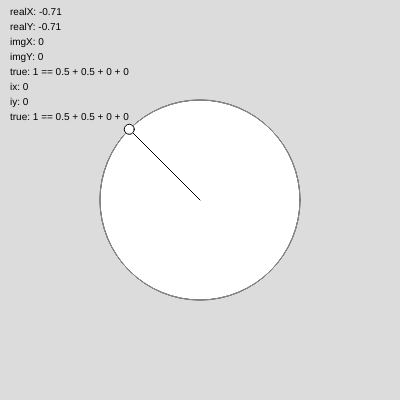
Frame 1 (no input)
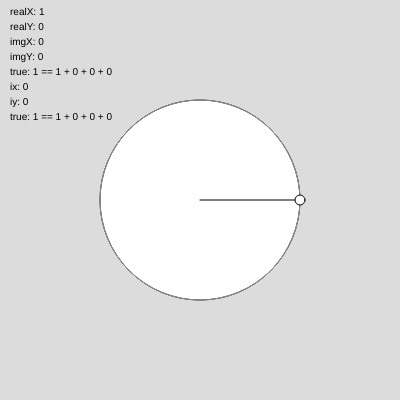
Frame 2 (the mouse pressed at the canvas centre, redrawn once)

The p5.js sketch that drew these frames (run headless with seeded random() and noise() and a simulated clock; the mouse was pressed at the canvas centre and the sketch redrawn once):

// p5.js sketch
// ── sketch.js
let cDiameter = 200;
let cRadius = cDiameter / 2;
let cx;
let cy;

let ixSlider;
let iySlider;
let ixLabel;
let iyLabel;

let canvas;

// i = 1 / sqrt(3)

function compareFloatVector(a, b, epsilon=0.00001) {
  if(a.length !== b.length) return false
  for(let i=0; i<a.length; i++) {
    if(Math.abs(a[i] - b[i]) > epsilon) return false
  }
  return true
}

function compareFloat(a, b, epsilon=0.00001) {
  if(Math.abs(a - b) > epsilon) {
    return false
  }
  return true
}

function magnitudeComplex([alpha, beta]) {
  return sqrt(sq(alpha.re) + sq(beta.re) + sq(alpha.im) + sq(beta.im))
}

function setup() {
  canvas = createCanvas(400, 400);
  canvas.mouseMoved(canvas_mouseMovedHandler);

  cx = width / 2;
  cy = height / 2;

  ixLabel = createSpan("ix:");
  ixSlider = createSlider(-1, 1, 0, 0.01);
  iyLabel = createSpan("iy:");
  iySlider = createSlider(-1, 1, 0, 0.01);

  ixSlider.elt.oninput = ixSlider_onInputHandler;
  iySlider.elt.oninput = iySlider_onInputHandler;
}

ixSlider_onInputHandler = function () {
  // ixLabel.elt.textContent =`ix (${ixSlider.value().toFixed(2)}):`;
  loop();
}

iySlider_onInputHandler = function () {
  // iyLabel.elt.textContent =`iy (${iySlider.value().toFixed(2)}):`;
  loop();
}

canvas_mouseMovedHandler = function () {
  loop();
}

function draw() {
  background(220);

  translate(cx, cy);

  // Theta //////////////////////////
  let theta = atan2(mouseY - cx, mouseX - cy);

  // Slider values //////////////////
  let [ix, iy] = [ixSlider.value(), iySlider.value()]

  // Assemble complex vector
  const imaginaryMagnitude = sqrt(sq(ix)+sq(iy))
  const realMagnitude2 = 1-imaginaryMagnitude // I think this is true, given some consideration
  // some things that are true
  // if iM (imaginary magnitude) is 0, rM (real magnitude) is 1
  // if iM is 1, rM is 0
  // because our quantum states must be on the unit circle, total magnitude (of real plus imaginary parts) is always 1
  // iM = sqrt(sq(ix)+sq(iy))
  // rM = sqrt(sq(rx)+sq(ry))
  // M = sqrt(sq(rx)+sq(ix)+sq(ry)+sq(iy))
  // M = 1
  // we have iM because we ahve ix and iy
  // so we need rM
  // we could get what we need (rM) by solving for the sqares of rx and ry:
  // sqrt(A+B) = 1 where A=sq(rx)+sq(ry) and B=sq(ix)+sq(iy) which we know
  // sqrt(4) = 2
  // sqrt(4+4) = sqrt(8) != 4
  // because 4*4 = 16
  // sqrt(4) + sqrt(4) = 2+2 = 4
  // sqrt(8)=2.84

  // JK, hmmm....
  // const realMagnitude = sqrt(1-sq(imaginaryMagnitude));
  const realMagnitude = sqrt(1-(sq(ix) + sq(iy)));

  // Real circle ////////////////////
  stroke(0);
  fill(255);
  circle(0, 0, cDiameter);

  //
  let ux = cos(theta);
  let uy = sin(theta);

  let pointX = ux * cRadius * realMagnitude;
  let pointY = uy * cRadius * realMagnitude;

  // Circle for the real part of the vector /////////
  stroke(150);
  noFill();
  circle(0, 0, (cRadius * realMagnitude) * 2);

  // Circle for the imaginary part of the vector ///
  stroke(0,255,0);
  // noFill();
  circle(0, 0, (cRadius * imaginaryMagnitude) * 2);

  // Point ///////////////////////////
  stroke(0);
  line(0, 0, pointX, pointY);
  fill(255);
  circle(pointX, pointY, 10);


  // Hmmm....
  /* Are these calcaultions correct?
     Also, what is ix vs imgX?
  */
  noStroke();
  fill(0);
  let realX = ux * realMagnitude;  // ??
  let realY = uy * realMagnitude;  // ??
  let imgX = ux * imaginaryMagnitude;  // ??
  let imgY = uy * imaginaryMagnitude;  // ??
  // let eq1 = 1 === (sq(realX) + sq(realY) + sq(imgX) + sq(imgY));
  // let eq1 = compareFloat(1, sq(realX) + sq(realY) + sq(imgX) + sq(imgY));
  let eq1 = compareFloat(1, sqrt(sq(realX) + sq(realY) + sq(imgX) + sq(imgY)));
  // let eq1_2 = compareFloat(1, sq(realX) + sq(realY) + sq(ix) + sq(iy));
  let eq1_2 = compareFloat(1, sqrt(sq(realX) + sq(realY) + sq(ix) + sq(iy)));

  {
    translate(-cx, -cy);
    textSize(10);
    let y = 10 * 1.5;
    text(`realX: ${+realX.toFixed(2)}`, 10, y);
    text(`realY: ${+realY.toFixed(2)}`, 10, 2*y);
    text(`imgX: ${+imgX.toFixed(2)}`, 10, 3*y);
    text(`imgY: ${+imgY.toFixed(2)}`, 10, 4*y);
    if (!eq1) {
      fill(255,0,0);
    }
    text(`${eq1}: 1 == ${+sq(realX).toFixed(2)} + ${+sq(realY).toFixed(2)} + ${+sq(imgX).toFixed(2)} + ${+sq(imgY).toFixed(2)}`, 10, 5*y);
    fill(0);
    text(`ix: ${+ix.toFixed(2)}`, 10, 6*y);
    text(`iy: ${+iy.toFixed(2)}`, 10, 7*y);
    if (!eq1_2) {
      fill(255,0,0);
    }
    text(`${eq1_2}: 1 == ${+sq(realX).toFixed(2)} + ${+sq(realY).toFixed(2)} + ${+sq(ix).toFixed(2)} + ${+sq(iy).toFixed(2)}`, 10, 8*y);
  }

  // .....
  translate(cx, cy);

  // stroke(0, 0, 255);
  // line(pointX, pointY, pointX, 0);
  // line(pointX, pointY, 0, pointY);

  stroke(150);
  // line(pointX, pointY, pointX + realX, 0);
  // line(pointX, pointY, 0, pointY + realY);

  let imgPointX = ux * cRadius * imaginaryMagnitude;
  let imgPointY = uy * cRadius * imaginaryMagnitude;

  stroke(0, 255, 0);
  // strokeWeight(5);
  // line(imgPointX, imgPointY, imgPointX + imgX, 0);
  // line(imgPointX, imgPointY, 0, imgPointY + imgY);

  // strokeWeight(1);
  stroke(255, 0, 170);
  // line(imgPointX, imgPointY, imgPointX + ix, 0);
  // line(imgPointX, imgPointY, 0, imgPointY + iy);


  noLoop();
}
